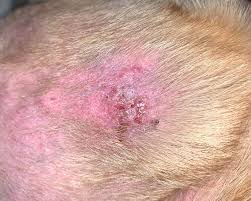
#> input picture dog_skin_classifier/acute/Unknown.jpeg, 251 x 201 px; its folder holds only this picture in this run
$ python dog_skin_knn_dog_skin_classifier.py --image acute/Unknown.jpeg --mode train
#> lines starting #> are read from the running program, lines starting #| are printed output that depends on the picture
#!/usr/bin/env python3
# kNN classifier for dog skin issues (dataset: dog_skin_classifier/{ear,atopic,acute,lick})
# Features: HSV histograms + uniform LBP (robust for tiny datasets ~20 images)

import argparse
import os
import glob
from collections import Counter
import numpy as np
from PIL import Image
import cv2

from skimage.feature import local_binary_pattern
from sklearn.preprocessing import StandardScaler
from sklearn.neighbors import KNeighborsClassifier
from sklearn.pipeline import Pipeline
from sklearn.model_selection import StratifiedKFold, GridSearchCV
from sklearn.metrics import classification_report
from sklearn.exceptions import NotFittedError
import joblib

# The exact expected subfolders (as provided by the user)
EXPECTED_LABELS = ["ear", "atopic", "acute", "lick"]
IMG_SIZE = 256  # resize target
VALID_EXTS = (".jpg", ".jpeg", ".png", ".bmp", ".tif", ".tiff", ".webp")

def verify_structure(data_dir):
    """Ensure data_dir contains the expected four subfolders. Print helpful tips."""
    missing = []
    found = []
    for lab in EXPECTED_LABELS:
        p = os.path.join(data_dir, lab)
        if os.path.isdir(p):
            found.append(lab)
        else:
            missing.append(lab)
    print("Dataset root:", data_dir)
    print("Expected subfolders:", ", ".join(EXPECTED_LABELS))
    if missing:
        print("[Warning] Missing subfolders:", ", ".join(missing))
    if found:
        print("[OK] Found subfolders:", ", ".join(found))

def list_images_with_labels(data_dir):
    """Collect image paths and labels from expected subfolders only (ear, atopic, acute, lick)."""
    X_paths, y = [], []
    for cls in EXPECTED_LABELS:
        cls_dir = os.path.join(data_dir, cls)
        if not os.path.isdir(cls_dir):
            continue
        for p in sorted(glob.glob(os.path.join(cls_dir, "**", "*"), recursive=True)):
            if os.path.splitext(p)[1].lower() in VALID_EXTS:
                X_paths.append(p)
                y.append(cls)
    if not X_paths:
        raise ValueError(f"No images found under {data_dir}. "
                         f"Make sure you have: {', '.join(EXPECTED_LABELS)} with images inside.")
    return X_paths, np.array(y)

def load_image_bgr(path):
    with Image.open(path) as im:
        im = im.convert('RGB')
        im = im.resize((IMG_SIZE, IMG_SIZE))
        arr = np.array(im)[:, :, ::-1]  # RGB -> BGR
    return arr

def extract_features(img_bgr):
    """HSV hist (16/8/8 bins) + LBP uniform (P=8,R=1 -> 10 bins)."""
    hsv = cv2.cvtColor(img_bgr, cv2.COLOR_BGR2HSV)
    h, s, v = hsv[:, :, 0], hsv[:, :, 1], hsv[:, :, 2]

    def norm_hist(channel, bins, rmax):
        hist = cv2.calcHist([channel], [0], None, [bins], [0, rmax]).flatten().astype("float32")
        s = hist.sum()
        return hist / s if s > 0 else hist

    h_hist = norm_hist(h, 16, 180)
    s_hist = norm_hist(s, 8, 256)
    v_hist = norm_hist(v, 8, 256)

    gray = cv2.cvtColor(img_bgr, cv2.COLOR_BGR2GRAY)
    P, R = 8, 1
    lbp = local_binary_pattern(gray, P, R, method="uniform")
    lbp_bins = np.arange(0, P + 3)
    lbp_hist, _ = np.histogram(lbp.ravel(), bins=lbp_bins, range=(0, P + 2))
    lbp_hist = lbp_hist.astype("float32")
    ssum = lbp_hist.sum()
    lbp_hist = lbp_hist / ssum if ssum > 0 else lbp_hist

    return np.concatenate([h_hist, s_hist, v_hist, lbp_hist]).astype("float32")

def build_feature_matrix(paths):
    X = []
    for p in paths:
        img = load_image_bgr(p)
        X.append(extract_features(img))
    return np.vstack(X)

def select_k_via_cv(X, y, max_k=9):
    counts = Counter(y)
    min_class = min(counts.values())
    n = len(y)
    ks = [k for k in range(1, min(max_k, n - 1) + 1) if k % 2 == 1]
    if not ks:
        return 1
    if min_class < 2 or n < 4:
        return min(3, max(ks))
    n_splits = max(2, min(5, min_class))
    cv = StratifiedKFold(n_splits=n_splits, shuffle=True, random_state=42)

    pipe = Pipeline([
        ("scaler", StandardScaler()),
        ("knn", KNeighborsClassifier(weights="distance", metric="euclidean"))
    ])
    gs = GridSearchCV(pipe, {"knn__n_neighbors": ks}, cv=cv, n_jobs=-1, scoring="accuracy")
    gs.fit(X, y)
    print(f"[CV] best k={gs.best_params_['knn__n_neighbors']}, mean acc={gs.best_score_:.3f} (cv={n_splits}-fold)")
    return int(gs.best_params_["knn__n_neighbors"])

def print_banner_and_counts(y):
    print("\n=== Labels (fixed order) ===")
    print(" -> " + " | ".join(EXPECTED_LABELS))
    counts = Counter(y)
    print("\n[Class counts]")
    for lab in EXPECTED_LABELS:
        print(f"  {lab}: {counts.get(lab, 0)}")

def train(data_dir, model_out):
    verify_structure(data_dir)
    paths, y = list_images_with_labels(data_dir)
    print(f"Found {len(paths)} images total.")
    print_banner_and_counts(y)

    X = build_feature_matrix(paths)
    k = select_k_via_cv(X, y, max_k=9)
    print(f"Using k={k}")

    clf = Pipeline([
        ("scaler", StandardScaler()),
        ("knn", KNeighborsClassifier(n_neighbors=k, weights="distance", metric="euclidean"))
    ])
    clf.fit(X, y)

    # Sanity report (on training set)
    y_pred = clf.predict(X)
    print("\n[Training-set sanity check report] (optimistic)")
    print(classification_report(y, y_pred, labels=EXPECTED_LABELS, target_names=EXPECTED_LABELS, zero_division=0))

    joblib.dump({"pipeline": clf, "labels": EXPECTED_LABELS, "feature_version": "hsv16-8-8+lbp-u8-r1"}, model_out)
    print(f"\nSaved model to: {model_out}")

def predict(model_path, image_path, topk=3):
    payload = joblib.load(model_path)
    clf = payload["pipeline"]

    img = load_image_bgr(image_path)
    x = extract_features(img).reshape(1, -1)

    try:
        proba = clf.predict_proba(x)[0]
        classes = clf.classes_
        pred_idx = int(np.argmax(proba))
        pred_label = classes[pred_idx]
        print("\n=== Prediction ===")
        print(f"Predicted label: {pred_label}")
        order = np.argsort(proba)[::-1][:max(1, topk)]
        print("\nTop probabilities:")
        for i in order:
            print(f"  {classes[i]}: {proba[i]:.3f}")
    except (AttributeError, NotFittedError):
        pred_label = clf.predict(x)[0]
        print("\n=== Prediction ===")
        print(f"Predicted label: {pred_label}")

def main():
    ap = argparse.ArgumentParser(description="kNN for dog skin images (ear, atopic, acute, lick).")
    ap.add_argument("--data-dir", default="dog_skin_classifier", help="Root dataset folder (default: dog_skin_classifier)")
    ap.add_argument("--model-out", default="knn_skin.joblib", help="Output model path (default: knn_skin.joblib)")
    ap.add_argument("--image", help="For prediction mode: path to image to classify")
    ap.add_argument("--topk", type=int, default=3, help="Show top-k probabilities in prediction")
    ap.add_argument("--mode", choices=["train", "predict"], required=True, help="Run 'train' or 'predict'")

    args = ap.parse_args()

    if args.mode == "train":
        train(args.data_dir, args.model_out)
#> in load_image_bgr, im is the input picture: PIL image 251x201 RGB; mean R, G, B 203.7, 161.4, 152.4
#> in load_image_bgr, `im = im.resize((IMG_SIZE, IMG_SIZE))`:
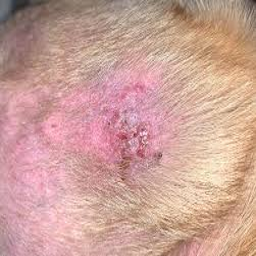
#> im: PIL image 256x256 RGB; mean R, G, B 203.7, 161.4, 152.4
#> in extract_features, `hsv = cv2.cvtColor(img_bgr, cv2.COLOR_BGR2HSV)`: hsv: shape (256, 256, 3); mean H, S, V 60.2, 69.2, 203.7
#> in extract_features, `h, s, v = hsv[:, :, 0], hsv[:, :, 1], hsv[:, :, 2]`:
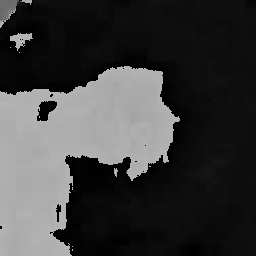
#> h: shape (256, 256); min 0, max 179, mean 60.2
#> in extract_features, `h, s, v = hsv[:, :, 0], hsv[:, :, 1], hsv[:, :, 2]`:
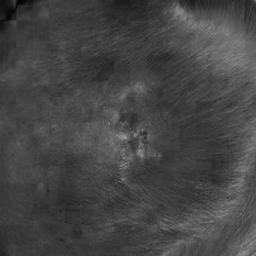
#> s: shape (256, 256); min 0, max 167, mean 69.2
#> in extract_features, `h, s, v = hsv[:, :, 0], hsv[:, :, 1], hsv[:, :, 2]`:
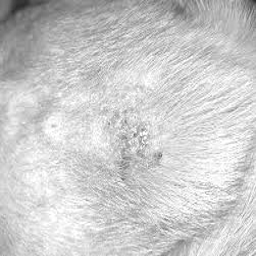
#> v: shape (256, 256); min 40, max 255, mean 203.7
#> in norm_hist, `hist = cv2.calcHist([channel], [0], None, [bins], [0, rmax]).flatten()..`: hist = [23512, 21787, 21, 0, 0, 1, 0, 0, 7, 204, 53, 8, 5, 7, 701, 19230]
#> in norm_hist, `s = hist.sum()`: s = 65536
#> in extract_features, `h_hist = norm_hist(h, 16, 180)`: h_hist = [0.359, 0.332, 0.00032, 0, 0, 1.53e-05, 0, 0, 0.000107, 0.00311, 0.000809, 0.000122, 7.63e-05, 0.000107, 0.0107, 0.293]
#> in extract_features, `s_hist = norm_hist(s, 8, 256)`: s_hist = [0.00755, 0.419, 0.487, 0.0837, 0.00212, 3.05e-05, 0, 0]
#> in extract_features, `v_hist = norm_hist(v, 8, 256)`: v_hist = [0, 0.00212, 0.00471, 0.0192, 0.0633, 0.19, 0.443, 0.278]
#> in extract_features, `gray = cv2.cvtColor(img_bgr, cv2.COLOR_BGR2GRAY)`:
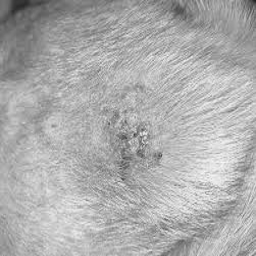
#> gray: shape (256, 256); min 30, max 248, mean 173
#> in extract_features, `lbp = local_binary_pattern(gray, P, R, method="uniform")`:
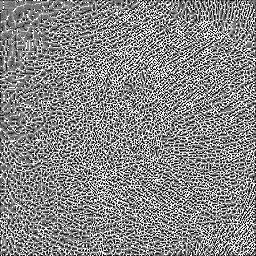
#> lbp: shape (256, 256) float64; min 0, max 9, mean 4.78; drawn with min black and max white
#> in extract_features, `lbp_hist, _ = np.histogram(lbp.ravel(), bins=lbp_bins, range=(0, P + 2))`: lbp_hist = [4646, 6136, 4426, 6916, 9851, 7539, 5284, 6110, 5465, 9163]
#> in extract_features, `ssum = lbp_hist.sum()`: ssum = 65536
#> in extract_features, `lbp_hist = lbp_hist / ssum if ssum > 0 else lbp_hist`: lbp_hist = [0.0709, 0.0936, 0.0675, 0.106, 0.15, 0.115, 0.0806, 0.0932, 0.0834, 0.14]
#> in train, `k = select_k_via_cv(X, y, max_k=9)`: k = 1
#| Using k=1
#|               precision    recall  f1-score   support
#|          ear       0.00      0.00      0.00         0
#|       atopic       0.00      0.00      0.00         0
#|        acute       1.00      1.00      1.00         1
#|         lick       0.00      0.00      0.00         0
#|     accuracy                           1.00         1
#|    macro avg       0.25      0.25      0.25         1
#| weighted avg       1.00      1.00      1.00         1
    else:
        if not args.image:
            raise SystemExit("--image is required in predict mode")
        predict(args.model_out, args.image, args.topk)

if __name__ == "__main__":
    main()
